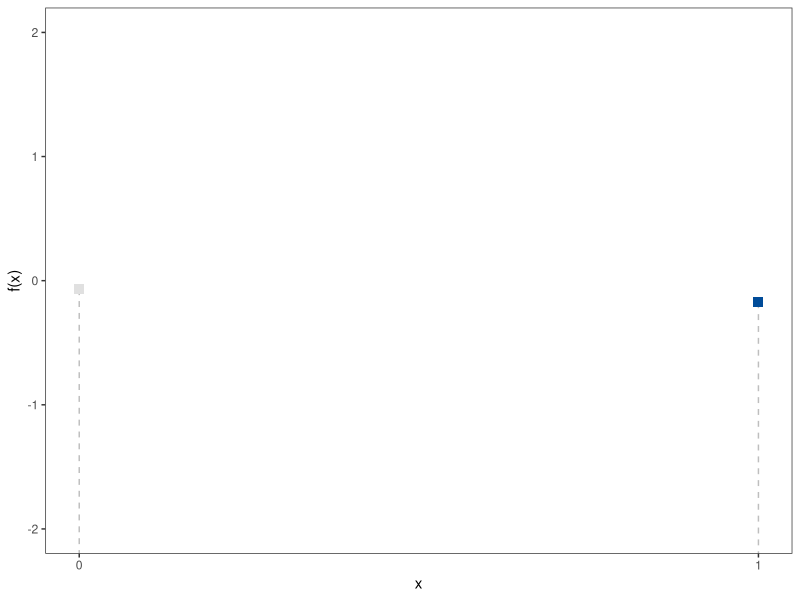
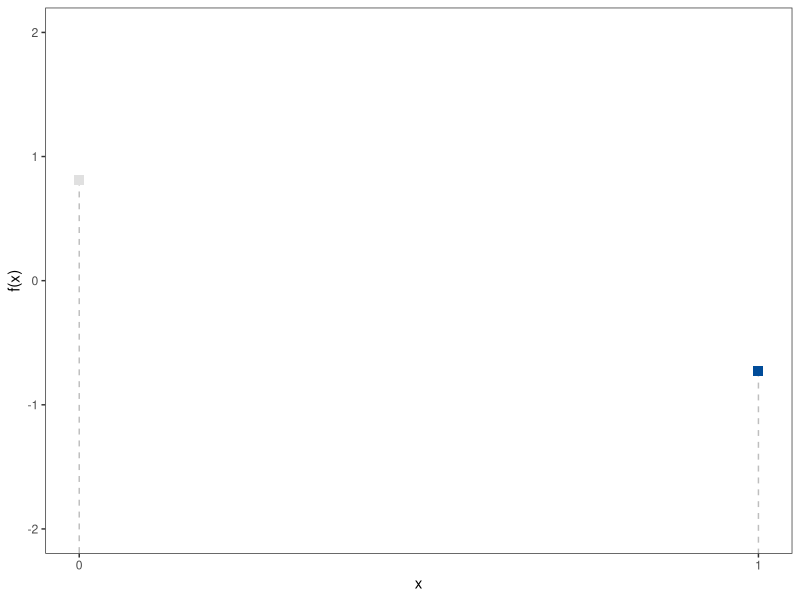
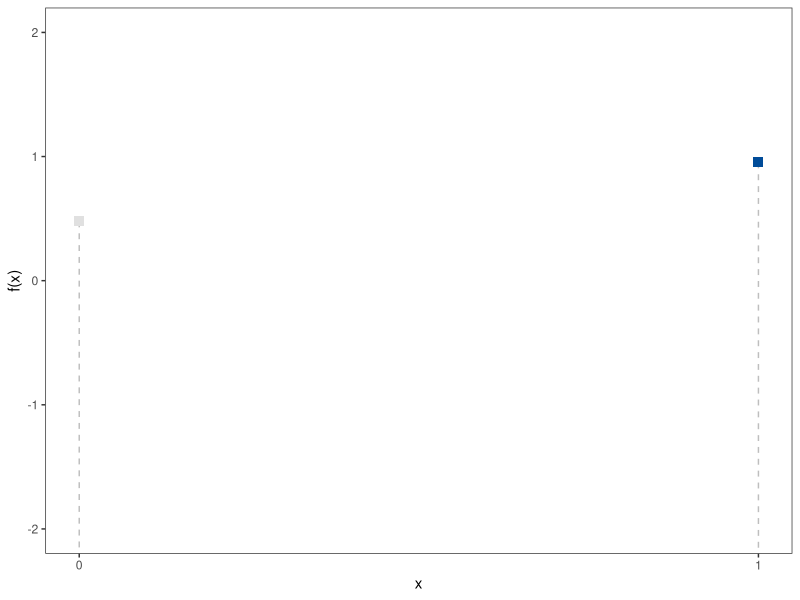
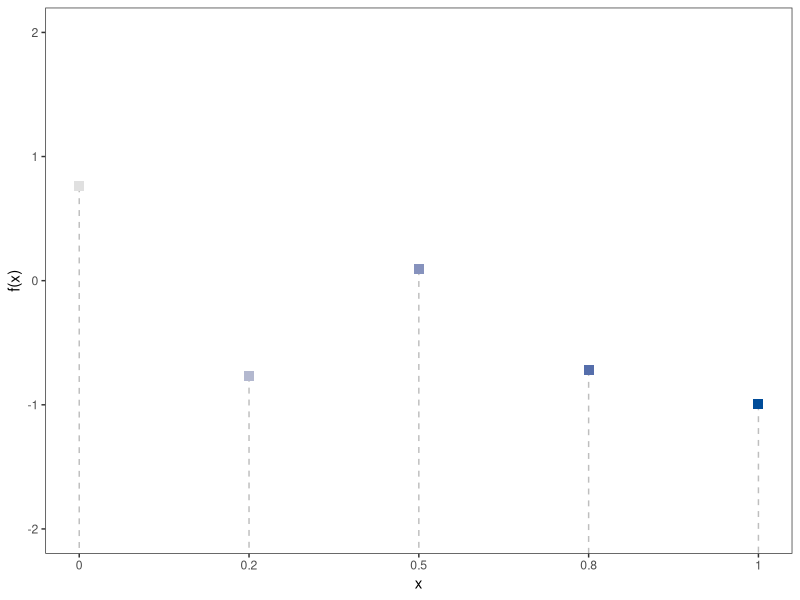
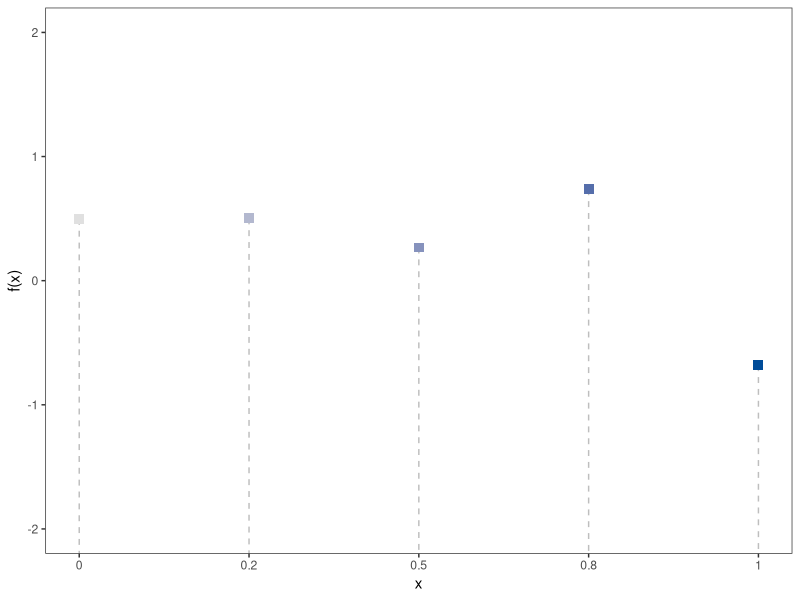
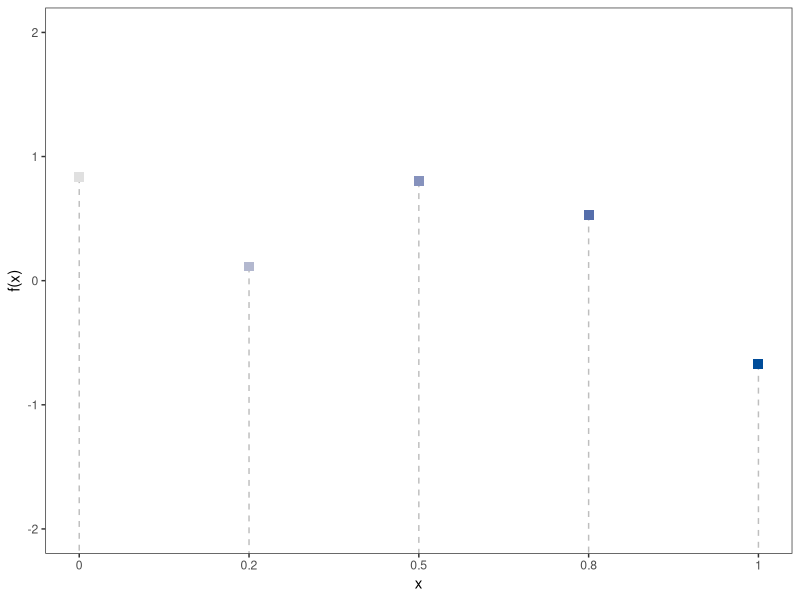
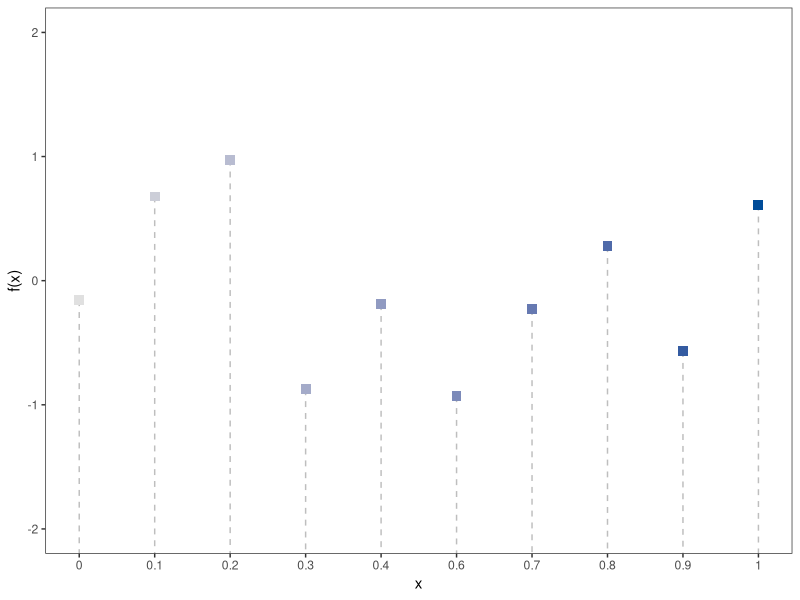
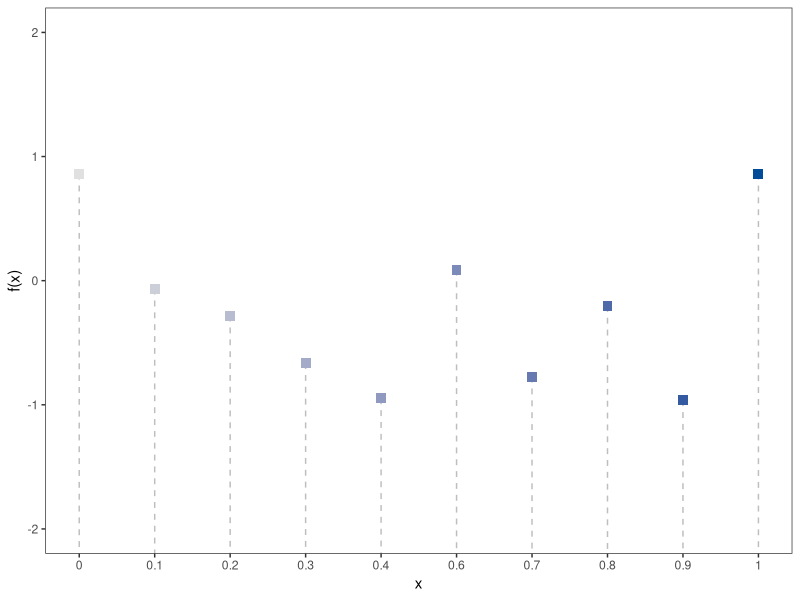

Reproduce these figures in R, in order.
# Distributions over discrete functions

library(ggplot2)
library(gridExtra)
library(mvtnorm)
library(matrixcalc)
library(reshape2)


plotDiscreteFunction <- function(x, y, xlim, ylim) {
	
	df <- data.frame(x = x, y = y)

	p1 <- ggplot() +
		xlim(xlim) +
		theme_bw()
	if (nrow(df) >= 20) {
		# p1 = p1 + geom_line(data = df, aes(x = x, y = y, xend = x, yend = -Inf), colour = "grey", alpha = 0.5) 
		p1 <- p1 +
			geom_point(data = df,
					   aes(x = x, y = y, color = x),
					   size = 1, shape =
						   15)
  	} else {
  		p1 <- p1 +
			geom_segment(data = df,
						 aes(x = x, y = y, xend = x, yend = -Inf),
						 color = "grey",
						 lty = 2) +
			geom_point(data = df, aes(x = x, y = y, color = x), size = 3, shape = 15)
  	}
	p1 <- p1 +
		scale_x_continuous(breaks = x, labels = round(x, 1)) +
		scale_color_gradientn(colours = c(low = "#E0E0E0", high = "#004C99")) +
		ylab("f(x)") + ylim(ylim) +
		theme(
		  plot.background = element_blank(),
		  panel.grid.major = element_blank(),
		  panel.grid.minor = element_blank(),
		  legend.position = "none"
		)

	return(p1)
}

plotBivariateDensity <- function(xlim, ylim, mu, sigma) {

	grid <- expand.grid(y1 = seq(xlim[1], xlim[2], length.out = 100),
						y2 = seq(ylim[1], ylim[2], length.out = 100))

	probs <- cbind(grid,
				   density = mvtnorm::dmvnorm(grid, mean = mu, sigma = sigma))

	p2 <- ggplot() +
		xlab(expression(y[1])) +
		ylab(expression(y[2])) +
		geom_raster(data = probs,
					 aes(x = y1, y = y2, fill = density)) +
		geom_contour(data = probs,
					 aes(x = y1, y = y2, z = density),
					 colour = "white",
					 bins = 5) +
		coord_fixed(xlim = xlim, ylim = ylim) +
		guides(fill = FALSE)

	return(p2)
}


createMat <- function(n, scaleFactor) {
  m <- matrix(data = 1, nrow = n, ncol = n)
  if (scaleFactor< 0 | scaleFactor > 1)
	  stop("Scaling factor must be between 0 and 1")
  
  for (row in 1:(n-1)) {
    for (col in 1:(n-1)) {
      if (row <= col) m[row, col+1] <- round(m[row, col]*0.9, digits = 2)
      if (row >= col) m[row+1, col] <- round(m[row, col]*0.9, digits = 2)
    }
  }
  return(m)
}


squared.exp <- function(x1, x2, l = 0.1) {
  
  D <- as.matrix(dist(c(x1, x2), method = "euclidean"))
  
  K <- exp(-1 / 2 * D^2 / l^2)
  
  return(K)
}




# --- Initial Examples 

set.seed(1111)

for (ninputs in c(2, 5, 10)) {

	x <- seq(0, 1, length.out = ninputs)

	for (i in 1:3) {
		
		y <- runif(ninputs, -1, 1)

		p <- plotDiscreteFunction(x, y, xlim = c(0, 1), ylim = c(- 2, 2))

		ggsave(filename = paste0("../figure/discrete/example_", ninputs, "_", i, ".pdf"), plot = p, height = 2.5, width = 4)
	}
}

set.seed(123)

# --- Examples Created from an "arbitrary" matrix (not a kernel)
ninputs <- c(2, 5, 10)
sigma <- lapply(ninputs, function(n) {
	mat <- createMat(n, scaleFactor = 0.8)
	diag(mat) <- 1
	mat
	}
)

sigma[[1]] <- matrix(c(1, 0.5, 0.5, 1), nrow = 2)

names(sigma) <- ninputs


# Drawing functions from a normal distribution


# print(sigma)
for (input in ninputs) {

	x <- seq(0, 1, length.out = input)

	muc <- rep(0, input)
	sigmac <- sigma[[as.character(input)]]

	for (i in 1:3) {

		# Draw a sample
		y <- as.vector(rmvnorm(1, mean = muc, sigma = sigmac))

		p1 <- plotDiscreteFunction(x, y, xlim = c(0, 1), ylim = c(- 2, 3)) +
			ggtitle(paste0("Sample Function ", i, ", n = ", input))

		if (input == 2) {
			p2 <- plotBivariateDensity(mu = muc,
									   sigma = sigmac,
									   xlim = c(-2, 3),
									   ylim = c(-2, 3)) +
				geom_point(data = data.frame(),
						   aes(x = y[1], y = y[2]),
						   color = "orange",
						   size = 3) +
				theme_bw() +
				ggtitle("Density of a 2-D Gaussian") +
				ylab(expression(h[2])) +
				xlab(expression(h[1]))
		}

		if (input > 2) {
			melted_comat <- reshape2::melt(sigmac)
			p2 <- ggplot(data = melted_comat, aes(x=Var1, y=Var2, fill=value)) +
				geom_tile() +
				theme_bw() +
				ggtitle("Covariance Matrix") +
				scale_fill_gradientn(colours = c(low = "white", high = "black")) +
				scale_x_discrete(labels = 1:input, limits = 1:input) +
				scale_x_reverse() +
				scale_y_discrete(labels = 1:input, limits = 1:input) +
				theme(axis.line=element_blank(),
					  axis.ticks=element_blank(),
					  axis.title.x=element_blank(),
					  axis.title.y=element_blank(),
					  panel.border=element_blank(),
					  axis.text.x=element_blank(),
					  axis.text.y = element_blank(),
					  panel.grid.major=element_blank())
		}

		ggsave(paste0("../figure/discrete/example_norm_", input, "_", i, "_a.pdf"), p1, width = 3, height = 3)
		ggsave(paste0("../figure/discrete/example_norm_", input, "_", i, "_b.pdf"), p2, width = 3, height = 3)

	}
}


# --- Two extreme Cases 

set.seed(123)

input <- 50

muc <- rep(0, input)
sigmac <- matrix(0.999, input, input) + 0.01 * diag(input)

x <- seq(0, 1, length.out = input)
y <- as.vector(rmvnorm(1, mean = muc, sigma = sigmac))
		
p1 <- plotDiscreteFunction(x, y, xlim = c(0, 4), ylim = c(- 2, 2)) +
	theme(axis.text.x=element_blank()) +
	ggtitle(paste0("Sample Function for a)", ", n = ", input)) + ylim(c(-2, 2))

ggsave(paste0("../figure/discrete/example_extreme_", input, "_1.pdf"), p1, width = 3.5, height = 3)

sigmac <- diag(input)
y <- as.vector(rmvnorm(1, mean = muc, sigma = sigmac))

p1 <- plotDiscreteFunction(x, y, xlim = c(0, 4), ylim = c(- 2, 2)) +
	theme(axis.text.x=element_blank()) +
	ggtitle(paste0("Sample Function for b)", ", n = ", input)) +
	ylim(c(-2, 2))

ggsave(paste0("../figure/discrete/example_extreme_", input, "_2.pdf"), p1, width = 3.5, height = 3)

p1 <- p1 +
	ggtitle(paste0("Sample Function for b) K = I", ", n = ", input)) +
	ylim(c(-2, 2))

ggsave(paste0("../figure/discrete/example_extreme_", input, "_4.pdf"), p1, width = 3.5, height = 3)


sigmac <- squared.exp(x, x, l = 0.1)[1:input, 1:input]
y <- as.vector(rmvnorm(1, mean = muc, sigma = sigmac))

p1 <- plotDiscreteFunction(x, y, xlim = c(0, 4), ylim = c(- 2, 2)) +
	theme(axis.text.x=element_blank()) +
	ggtitle(paste0("Sample Function for c)", ", n = ", input)) +
	ylim(c(-2, 2))

ggsave(paste0("../figure/discrete/example_extreme_", input, "_3.pdf"), p1, width = 3.5, height = 3)



# --- Drawing Functions From a True Kernel Matrix

# Drawing functions from a normal distribution 
ninputs <- c(10, 50, 200)

plist <- list()

# print(sigma)
plist <- lapply(ninputs, function(input) {

	x <- seq(0, 1, length.out = input)

	muc <- rep(0, input)
	sigmac <- squared.exp(x, x, l = 0.1)[1:input, 1:input]

	# Draw a sample 
	y <- as.vector(MASS::mvrnorm(1, mu = muc, Sigma = sigmac))
			
	p <- plotDiscreteFunction(x, y, xlim = c(0, 4), ylim = c(- 2, 2)) +
		ggtitle(paste0("n = ", input)) +
		theme(axis.text.x = element_blank())
	p
})

ggsave(paste0("../figure/discrete/example_limit.pdf"), do.call(grid.arrange, c(plist, nrow = 1)), width = 8, height = 3)


set.seed(123)
ninputs <- c(5, 10, 50)

# print(sigma)
for (input in ninputs) {

	x <- runif(input, 0, 1)

	muc <- rep(0, input)
	sigmac <- squared.exp(x, x, l = 0.1)[1:input, 1:input]

	# Draw a sample
	y <- as.vector(MASS::mvrnorm(1, mu = muc, Sigma = sigmac))

	p1 <- plotDiscreteFunction(x, y, xlim = c(0, 4), ylim = c(- 2, 2)) +
		ggtitle(paste0("Sample Function, n = ", input)) +
		theme(axis.text.x = element_blank())

	ggsave(paste0("../figure/discrete/example_marginalization_", input, ".pdf"), p1, width = 3, height = 3)
}




# mu = c(2, 1) # mean vector
# sigma = matrix(c(1, 0.5, 0.5, 1), ncol = 2) # covariance matrix 

# grid = expand.grid(y1 = seq(-1, 4, length.out = 100), y2 = seq(-1, 4, length.out = 100))

# probs = cbind(grid, density = mvtnorm::dmvnorm(grid, mean = mu, sigma = sigma))

# p2 = ggplot() + xlab(expression(y[1])) + ylab(expression(y[2]))
# p2 = p2 + geom_raster(data = probs, aes(x = y1, y = y2, fill = density)) 
# p2 = p2 + geom_contour(data = probs, aes(x = y1, y = y2, z = density), colour = "white", bins = 5) 
# p2 = p2 + coord_fixed(xlim = c(- 0.5, 3.5), ylim = c(- 0.5, 3.5)) + guides(fill = FALSE) 

# ggsave(filename = "figure_man/bivariate_density.png", plot = p2, height = 3, width = 6)



# df1 = data.frame(x = x, y = t(y), label = "Sample 1")
# p1 = ggplot() + ylim(c(0, 3)) + xlim(c(0, 3)) + theme_bw() + geom_vline(data = df, aes(xintercept = x), color = "grey", lty = 2)
# p1 = p1 + geom_point(data = df1, aes(x = x, y = y, color = label), size = 3)
# p1 = p1 + guides(color = FALSE)

# g = grid.arrange(p1, p2, ncol = 2)

# ggsave(filename = "figure_man/discrete_sample1.png", plot = grid.arrange(p1, p2, ncol = 2), height = 3, width = 6)

# # Drawing another sample
# y = rmvnorm(1, mean = mu, sigma = sigma)
# df2 = rbind(df2, data.frame(x = y[1], y = y[2], label = "Sample 2"))

# p2 = ggplot() + xlab(expression(y[1])) + ylab(expression(y[2]))
# p2 = p2 + geom_raster(data = probs, aes(x = y1, y = y2, fill = density)) 
# p2 = p2 + geom_contour(data = probs, aes(x = y1, y = y2, z = density), colour = "white", bins = 5) 
# p2 = p2 + coord_fixed(xlim = c(- 0.5, 3.5), ylim = c(- 0.5, 3.5)) + guides(fill = FALSE) 
# p2 = p2 + geom_point(data = df2, aes(x = x, y = y, color = label), size = 3) 
# p2 = p2 + geom_text(data = df2, aes(x = x, y = y + 0.3, color = label, label = label), size = 4)
# p2 = p2 + geom_segment(data = df2, aes(x = x, xend = x, y = y, yend = -1, color = label), lty = 2)
# p2 = p2 + geom_segment(data = df2, aes(x = -1, xend = x, y = y, yend = y, color = label), lty = 2) 
# p2 = p2 + guides(color = FALSE)

# df1 = rbind(df1, data.frame(x = x, y = t(y), label = "Sample 2"))
# p1 = ggplot() + ylim(c(0, 3)) + xlim(c(0, 3)) + theme_bw() + geom_vline(data = df, aes(xintercept = x), color = "grey", lty = 2)
# p1 = p1 + geom_point(data = df1, aes(x = x, y = y, color = label), size = 3)
# p1 = p1 + guides(color = FALSE)

# g = grid.arrange(p1, p2, ncol = 2)

# ggsave(filename = "figure_man/discrete_sample2.png", plot = g, height = 3, width = 6)
